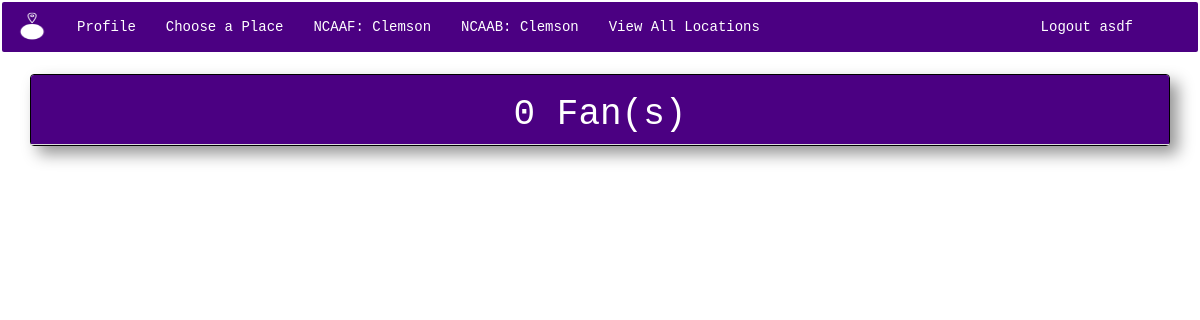
Before: /football_location/24/checkins/checkin_details/?team=Clemson (signed in) with the older database file.
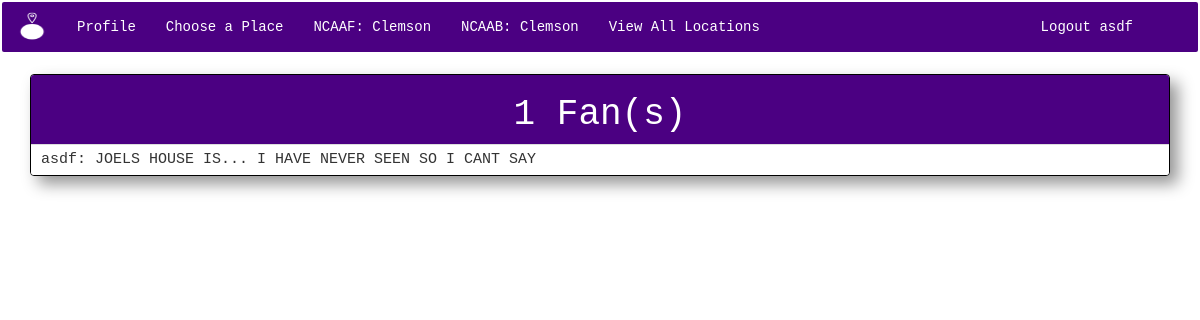
After: the same page with the newer database file.
### app/models.py (models this page shows)
class CheckIn(models.Model):
    checkin_user = models.ForeignKey(User)
    checkin_location = models.ForeignKey(Location)
    checkin_type = models.CharField(max_length=30, choices=SPORT_CHOICES, default=FOOTBALL)
    created = models.DateTimeField(auto_now_add=True)
    body = models.TextField(max_length=50, null=True, blank=True)

### app/views.py (the view)
# urls.py: url(r'^football_location/(?P<pk>\d+)/checkins/checkin_details/$', FootballCheckInDetailsListView.as_view(), name='football_checkin_details_list_view'),
class FootballCheckInDetailsListView(ListView):
    model = CheckIn
    template_name = "app/football_checkindetails_list.html"
    def get_context_data(self, **kwargs):
        context = super().get_context_data(**kwargs)
        context["users"] = self.get_queryset().values_list("checkin_user__username", flat=True).distinct()
        context["user_count"] = self.get_queryset().values_list("checkin_user__username", flat=True).distinct().count()
        return context
    def get_queryset(self):
        location = self.kwargs.get('pk', None)
        team = self.request.GET.get("team")
        return CheckIn.objects.filter(checkin_location_id=location, checkin_user__profile__football__school=team)

### app/models.py (called while the page is built)
    def __str__(self):
        return self.school

    def __str__(self):
        return self.school

### templates/app/football_checkindetails_list.html
{% extends "base.html" %}
{% block content %}
<body>
  <div class="panel panel-default">
    <div class="panel-heading">
      <h1>{{ user_count }} Fan(s)</h1>
    </div>
    {% for checkin in object_list %}
    <ul class="list-group">
      <li class="list-group-item">{{ checkin.checkin_user}}: {{ checkin.body }} <br></li>
    </ul>
    {% endfor %}
    </div>
  </body>
{% endblock %}

Changed rows visible on the page:
added CheckIn: checkin_user "asdf", body "JOELS HOUSE IS... I HAVE NEVER SEEN SO I CANT SAY"
Other visible differences:
{{ user_count }}: "0" → "1"
